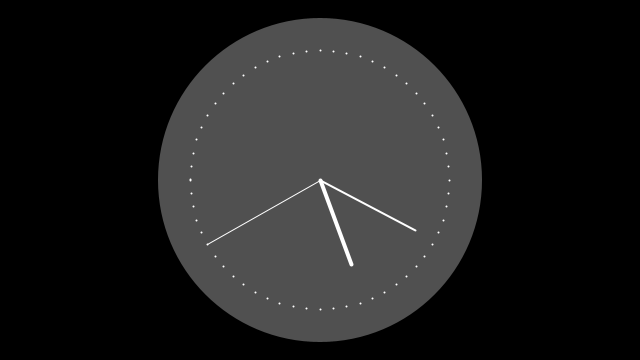
Frame 1 (no input)
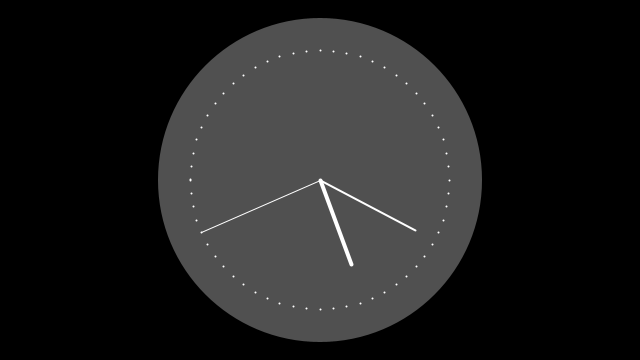
Frame 60 (the mouse pressed at the canvas centre just before this capture)
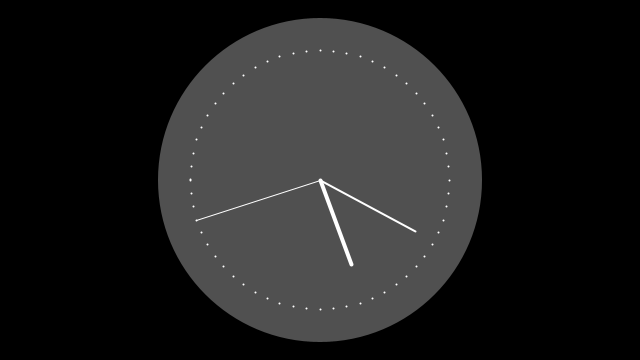
Frame 120 (the mouse held since frame 60 and released just before this capture)

The Processing sketch that drew these frames (run headless with seeded random() and noise(); from frame 60 on, the mouse is pressed at the canvas centre):

// Processing sketch: AnalogClock
// ── AnalogClock.pde
/**
 * Clock. 
 * 
 * The current time can be read with the second(), minute(), 
 * and hour() functions. In this example, sin() and cos() values
 * are used to set the position of the hands.
 */

int cx, cy;
float secondsRadius;
float minutesRadius;
float hoursRadius;
float clockDiameter;

void setup() {
  size(640, 360);
  stroke(255);
  
  int radius = min(width, height) / 2;
  secondsRadius = radius * 0.72;
  minutesRadius = radius * 0.60;
  hoursRadius = radius * 0.50;
  clockDiameter = radius * 1.8;
  
  cx = width / 2;
  cy = height / 2;
}

void draw() {
  background(0);
  
  // Draw the clock background
  fill(80);
  noStroke();
  ellipse(cx, cy, clockDiameter, clockDiameter);
  
  // Angles for sin() and cos() start at 3 o'clock;
  // subtract HALF_PI to make them start at the top
  float s = map(second(), 0, 60, 0, TWO_PI) - HALF_PI;
  float m = map(minute() + norm(second(), 0, 60), 0, 60, 0, TWO_PI) - HALF_PI; 
  float h = map(hour() + norm(minute(), 0, 60), 0, 24, 0, TWO_PI * 2) - HALF_PI;
  
  // Draw the hands of the clock
  stroke(255);
  strokeWeight(1);
  line(cx, cy, cx + cos(s) * secondsRadius, cy + sin(s) * secondsRadius);
  strokeWeight(2);
  line(cx, cy, cx + cos(m) * minutesRadius, cy + sin(m) * minutesRadius);
  strokeWeight(4);
  line(cx, cy, cx + cos(h) * hoursRadius, cy + sin(h) * hoursRadius);
  
  // Draw the minute ticks
  strokeWeight(2);
  beginShape(POINTS);
  for (int a = 0; a < 360; a+=6) {
    float angle = radians(a);
    float x = cx + cos(angle) * secondsRadius;
    float y = cy + sin(angle) * secondsRadius;
    vertex(x, y);
  }
  endShape();
}
